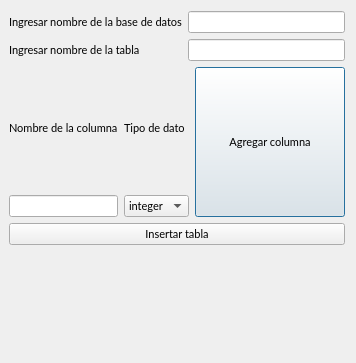
<?xml version="1.0" encoding="UTF-8"?>
<ui version="4.0">
 <class>Dialog</class>
 <widget class="QDialog" name="Dialog">
  <property name="enabled">
   <bool>true</bool>
  </property>
  <property name="geometry">
   <rect>
    <x>0</x>
    <y>0</y>
    <width>355</width>
    <height>363</height>
   </rect>
  </property>
  <property name="font">
   <font>
    <family>Lato</family>
    <pointsize>8</pointsize>
    <weight>50</weight>
    <bold>false</bold>
    <kerning>true</kerning>
   </font>
  </property>
  <property name="windowTitle">
   <string>Dialog</string>
  </property>
  <property name="styleSheet">
   <string notr="true"/>
  </property>
  <property name="modal">
   <bool>false</bool>
  </property>
  <layout class="QGridLayout" name="gridLayout">
   <property name="leftMargin">
    <number>9</number>
   </property>
   <property name="spacing">
    <number>6</number>
   </property>
   <item row="0" column="0">
    <layout class="QVBoxLayout" name="verticalLayout_5">
     <item>
      <layout class="QHBoxLayout" name="horizontalLayout">
       <item>
        <layout class="QVBoxLayout" name="verticalLayout">
         <item>
          <widget class="QLabel" name="label_1">
           <property name="text">
            <string>Ingresar nombre de la base de datos</string>
           </property>
          </widget>
         </item>
         <item>
          <widget class="QLabel" name="label_2">
           <property name="text">
            <string>Ingresar nombre de la tabla</string>
           </property>
          </widget>
         </item>
        </layout>
       </item>
       <item>
        <layout class="QVBoxLayout" name="verticalLayout_2">
         <item>
          <widget class="QLineEdit" name="lineEditDBName"/>
         </item>
         <item>
          <widget class="QLineEdit" name="lineEditTableName"/>
         </item>
        </layout>
       </item>
      </layout>
     </item>
     <item>
      <layout class="QHBoxLayout" name="horizontalLayout_2">
       <item>
        <layout class="QVBoxLayout" name="verticalLayout_3">
         <item>
          <widget class="QLabel" name="label_3">
           <property name="text">
            <string>Nombre de la columna</string>
           </property>
          </widget>
         </item>
         <item>
          <widget class="QLineEdit" name="lineEditColumnName"/>
         </item>
        </layout>
       </item>
       <item>
        <layout class="QVBoxLayout" name="verticalLayout_4">
         <item>
          <widget class="QLabel" name="label_4">
           <property name="text">
            <string>Tipo de dato</string>
           </property>
          </widget>
         </item>
         <item>
          <widget class="QComboBox" name="comboBox">
           <item>
            <property name="text">
             <string>integer</string>
            </property>
           </item>
           <item>
            <property name="text">
             <string>text</string>
            </property>
           </item>
          </widget>
         </item>
        </layout>
       </item>
       <item>
        <widget class="QPushButton" name="pushButtonAddColumn">
         <property name="minimumSize">
          <size>
           <width>150</width>
           <height>150</height>
          </size>
         </property>
         <property name="text">
          <string>Agregar columna</string>
         </property>
         <property name="default">
          <bool>false</bool>
         </property>
         <property name="flat">
          <bool>false</bool>
         </property>
        </widget>
       </item>
      </layout>
     </item>
     <item>
      <widget class="QPushButton" name="pushButtonCreateTable">
       <property name="text">
        <string>Insertar tabla</string>
       </property>
      </widget>
     </item>
     <item>
      <widget class="QLabel" name="labelResponse">
       <property name="minimumSize">
        <size>
         <width>0</width>
         <height>100</height>
        </size>
       </property>
       <property name="maximumSize">
        <size>
         <width>16777215</width>
         <height>200</height>
        </size>
       </property>
       <property name="styleSheet">
        <string notr="true"/>
       </property>
       <property name="text">
        <string/>
       </property>
      </widget>
     </item>
    </layout>
   </item>
  </layout>
 </widget>
 <resources/>
 <connections/>
</ui>
